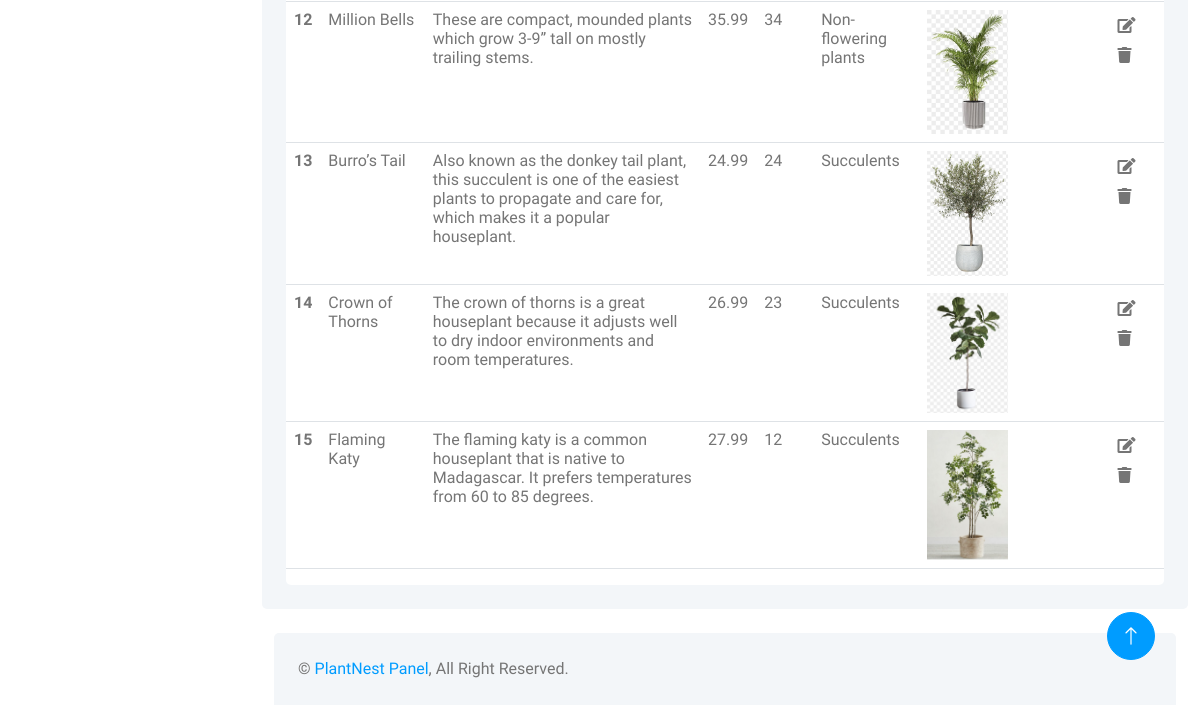
The page /adminPanel/products.php (signed in, lower part) on the database as committed earlier.
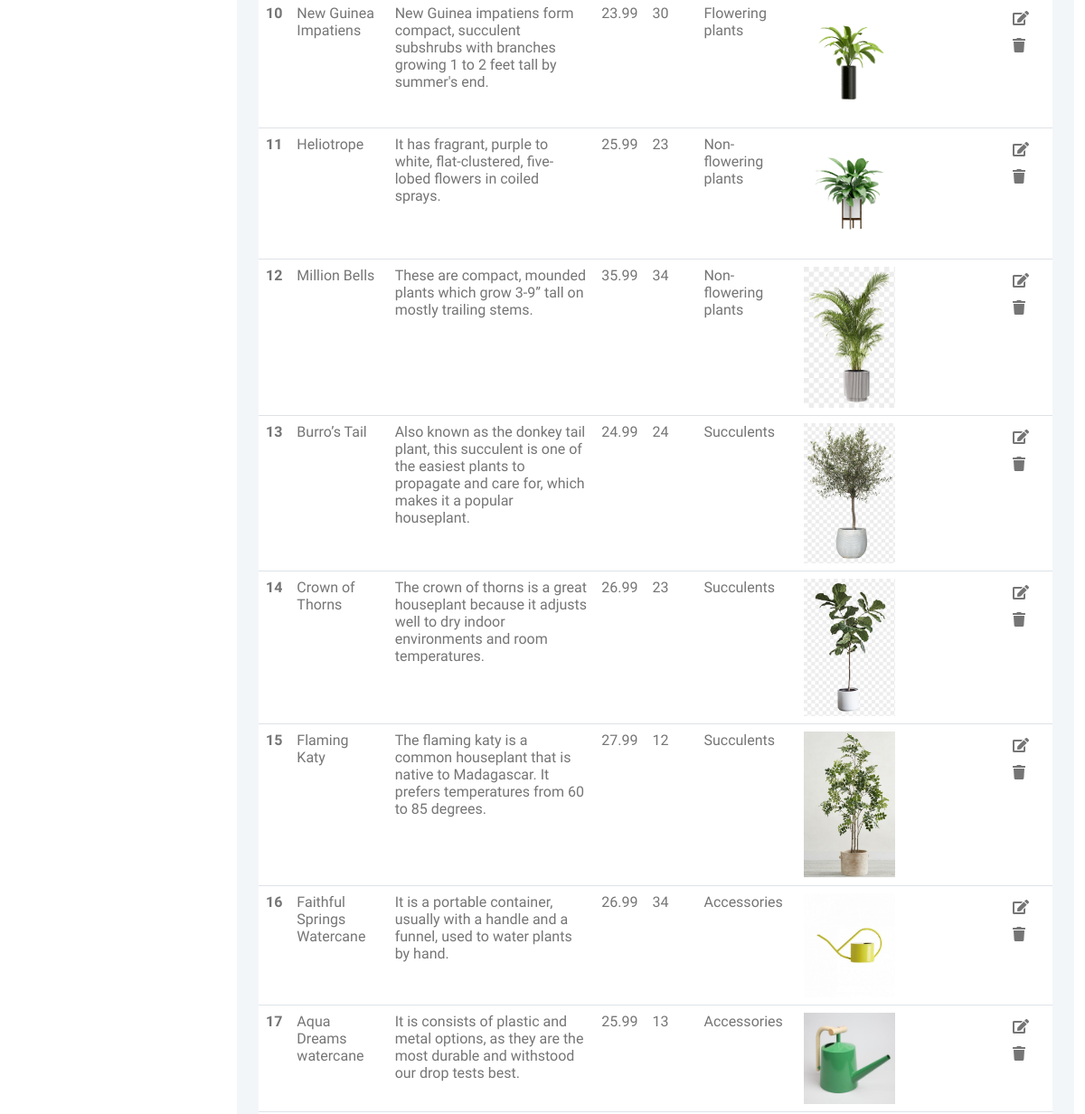
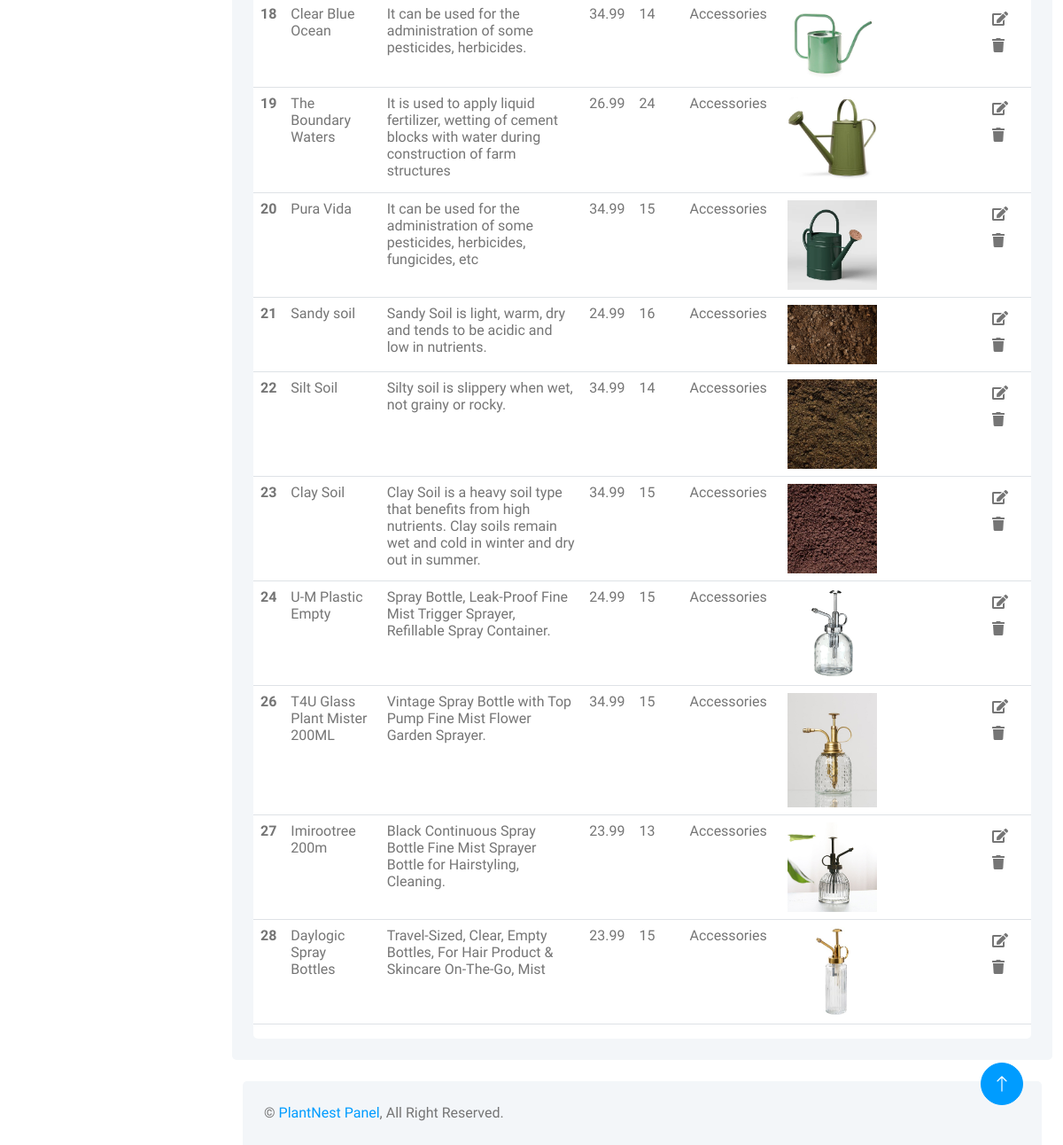
The same page on the database as committed later (2 pictures, top to bottom).
### tables this page shows
CREATE TABLE `products` (
  `productID` int(11) NOT NULL,
  `productName` varchar(225) DEFAULT NULL,
  `productDescription` varchar(225) DEFAULT NULL,
  `productPrice` varchar(225) DEFAULT NULL,
  `productImage` varchar(225) DEFAULT NULL,
  `productStock` varchar(255) NOT NULL,
  `categoryID` int(11) DEFAULT NULL
);

CREATE TABLE `categories` (
  `categoryID` int(11) NOT NULL,
  `categoryName` varchar(225) DEFAULT NULL,
  `categoryImage` varchar(225) DEFAULT NULL
);

### adminPanel/products.php (the view, shortened to what this page needs)
<?php
include_once('header_admin.php');
?>
<div class="container pt-4">
    <div class="bg-light rounded p-4">
        <div class="row">
            <div class="col-12">
                <div class="bg-white rounded h-100 ">
                    <div class="table-responsive bg- ">
                        <table class="table">
                            <tbody>
                                <?php
     if(isset($_POST['sort-product-by-name'])){
        $query = $pdo->query("SELECT * FROM products INNER JOIN categories ON products.categoryID = categories.categoryID ORDER BY products.productName ");
        $result = $query->fetchAll(PDO::FETCH_ASSOC);
     }else if(isset($_POST['sort-product-by-price'])){
        $query = $pdo->query("SELECT * FROM products INNER JOIN categories ON products.categoryID = categories.categoryID ORDER BY products.productPrice ");
        $result = $query->fetchAll(PDO::FETCH_ASSOC);
     }else if(isset($_POST['sort-product-by-category'])){
        $query = $pdo->query("SELECT * FROM products INNER JOIN categories ON products.categoryID = categories.categoryID ORDER BY categories.categoryName ");
        $result = $query->fetchAll(PDO::FETCH_ASSOC);
     }else{
                                $query = $pdo->query("SELECT * FROM `products` INNER JOIN categories ON products.categoryID = categories.categoryID order BY products.productID");
                                $result = $query->fetchAll(PDO::FETCH_ASSOC);
     }
                                foreach ($result as $row) {
                                ?>
                                <tr class="tr-row">
                                    <th scope="row">
                                        <?php echo $row['productID'] ?>
                                    </th>
                                    <td>
                                        <?php echo $row['productName'] ?>
                                    </td>
                                    <td>
                                        <?php echo $row['productDescription'] ?>
                                    </td>
                                    <td>
                                        <?php echo $row['productPrice'] ?>
                                    </td>
                                    <td>
                                        <?php echo $row['productStock'] ?>
                                    </td>
                                    <td>
                                        <?php echo $row['categoryName'] ?>
                                    </td>
                                    <td>
                                        <img src="images/products/<?php echo $row['productImage'] ?>" width="50%" alt="">
                                    </td>
                                    <td class="">
                                        <button class="btn btn-white edit-btn " data-bs-toggle="modal"
                                            data-bs-target="#update-product-modal<?php echo $row['productID']  ?>">
                                            <i class="fa fa-edit"></i>
                                        </button>
                                        <button class="btn btn-white" data-bs-toggle="modal"
                                            data-bs-target="#delete-product-modal<?php echo $row['productID']  ?>">
                                            <i class="fa fa-trash"></i>
                                        </button>
                                    </td>
                                </tr>
                                <?php
                                };
                                ?>
                            </tbody>
                        </table>
                    </div>
                </div>
            </div>
        </div>
    </div>
</div>
<?php
include('footer.php');
?>

Rows that differ between the two databases and show on the page:
now on this page (row unchanged): products: productID "10", productName "New Guinea Impatiens", productDescription "New Guinea impatiens form compact, succulent subshrubs with branches growing 1 to 2 feet tall by summer's end.", productPrice "23.99", productStock "30", categoryID.categoryName "Flowering plants", productImage (picture)
now on this page (row unchanged): products: productID "11", productName "Heliotrope", productDescription "It has fragrant, purple to white, flat-clustered, five-lobed flowers in coiled sprays.", productPrice "25.99", productStock "23", categoryID.categoryName "Non-flowering plants", productImage (picture)
added products: productID "16", productName "Faithful Springs Watercane", productDescription "It is a portable container, usually with a handle and a funnel, used to water plants by hand.", productPrice "26.99", productStock "34", categoryID.categoryName "Accessories", productImage (picture)
added products: productID "17", productName "Aqua Dreams watercane", productDescription "It is consists of plastic and metal options, as they are the most durable and withstood our drop tests best.", productPrice "25.99", productStock "13", categoryID.categoryName "Accessories", productImage (picture)
added products: productID "18", productName "Clear Blue Ocean", productDescription "It can be used for the administration of some pesticides, herbicides.", productPrice "34.99", productStock "14", categoryID.categoryName "Accessories", productImage (picture)
added products: productID "19", productName "The Boundary Waters", productDescription "It is used to apply liquid fertilizer, wetting of cement blocks with water during construction of farm structures", productPrice "26.99", productStock "24", categoryID.categoryName "Accessories", productImage (picture)
added products: productID "20", productName "Pura Vida", productDescription "It can be used for the administration of some pesticides, herbicides, fungicides, etc", productPrice "34.99", productStock "15", categoryID.categoryName "Accessories", productImage (picture)
added products: productID "21", productName "Sandy soil", productDescription "Sandy Soil is light, warm, dry and tends to be acidic and low in nutrients.", productPrice "24.99", productStock "16", categoryID.categoryName "Accessories", productImage (picture)
added products: productID "22", productName "Silt Soil", productDescription "Silty soil is slippery when wet, not grainy or rocky.", productPrice "34.99", productStock "14", categoryID.categoryName "Accessories", productImage (picture)
added products: productID "23", productName "Clay Soil", productDescription "Clay Soil is a heavy soil type that benefits from high nutrients. Clay soils remain wet and cold in winter and dry out in summer.", productPrice "34.99", productStock "15", categoryID.categoryName "Accessories", productImage (picture)
added products: productID "24", productName "U-M Plastic Empty", productDescription "Spray Bottle, Leak-Proof Fine Mist Trigger Sprayer, Refillable Spray Container.", productPrice "24.99", productStock "15", categoryID.categoryName "Accessories", productImage (picture)
added products: productID "26", productName "T4U Glass Plant Mister 200ML", productDescription "Vintage Spray Bottle with Top Pump Fine Mist Flower Garden Sprayer.", productPrice "34.99", productStock "15", categoryID.categoryName "Accessories", productImage (picture)
added products: productID "27", productName "Imirootree 200m", productDescription "Black Continuous Spray Bottle Fine Mist Sprayer Bottle for Hairstyling, Cleaning.", productPrice "23.99", productStock "13", categoryID.categoryName "Accessories", productImage (picture)
added products: productID "28", productName "Daylogic Spray Bottles", productDescription "Travel-Sized, Clear, Empty Bottles, For Hair Product & Skincare On-The-Go, Mist", productPrice "23.99", productStock "15", categoryID.categoryName "Accessories", productImage (picture)
